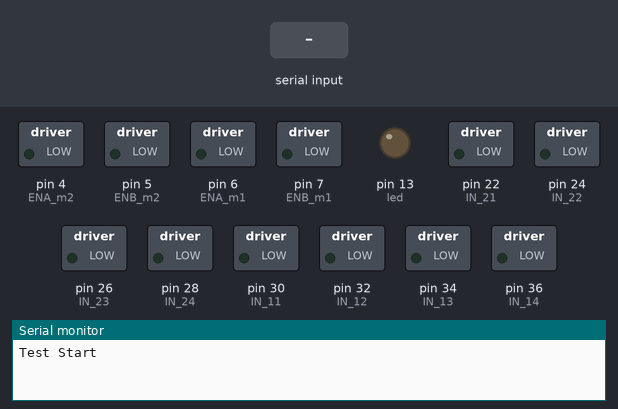
The sketch below on a simulated Arduino Mega 2560, built with avr-gcc and run on an emulated ATmega2560. Shown: switched loads named in the sketch (green lamp = pin HIGH), output pins drawn as LEDs (lit = HIGH), the last lines printed to the serial monitor. The inputs (shaded band) are chosen by the test bench.

Above: at 2.2 s.
2.3 s: "F" received over the second serial link
At 3.2 s:
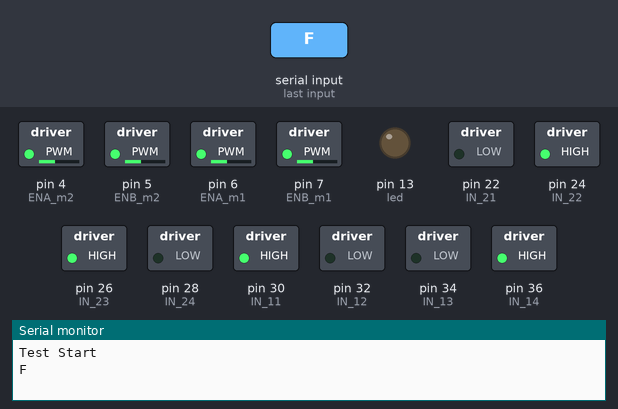
3.8 s: "B" received over the second serial link
At 4.4 s:
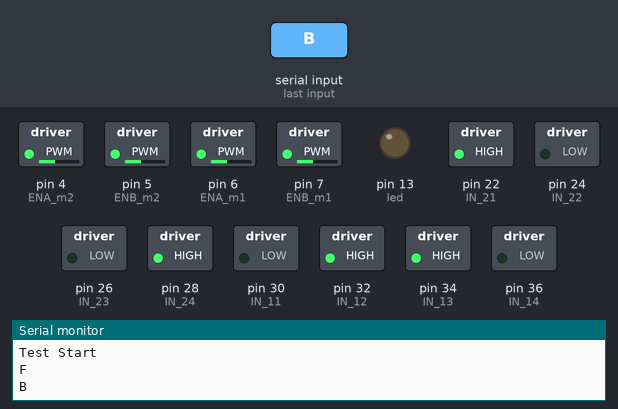
5.3 s: "L" received over the second serial link
At 6.5 s:
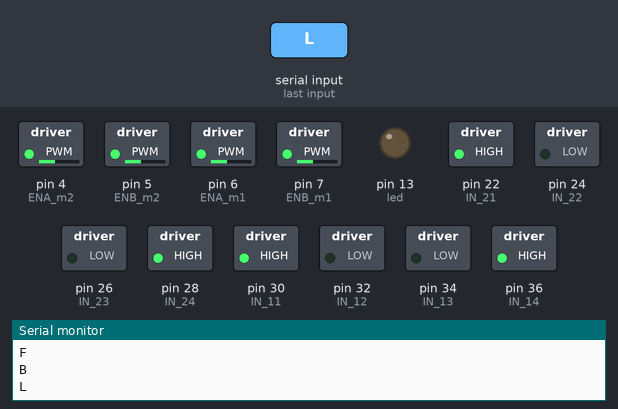
6.8 s: "R" received over the second serial link
At 7.9 s:
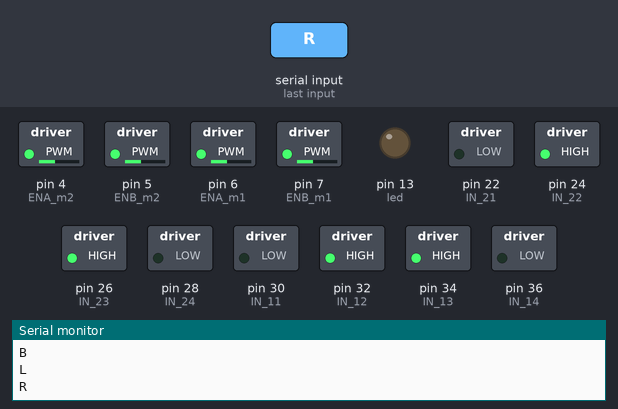
8.3 s: "I" received over the second serial link
At 9.0 s:
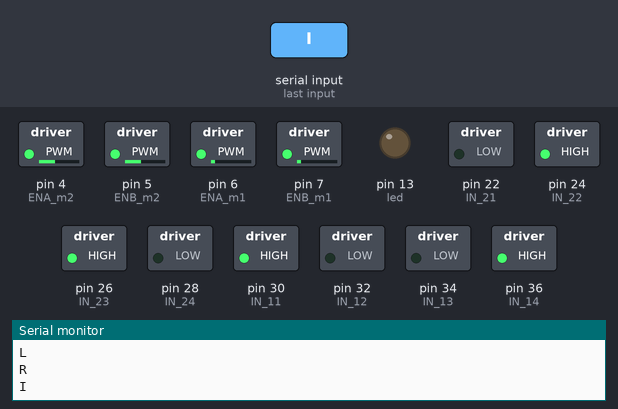
9.8 s: "G" received over the second serial link
At 10.1 s:
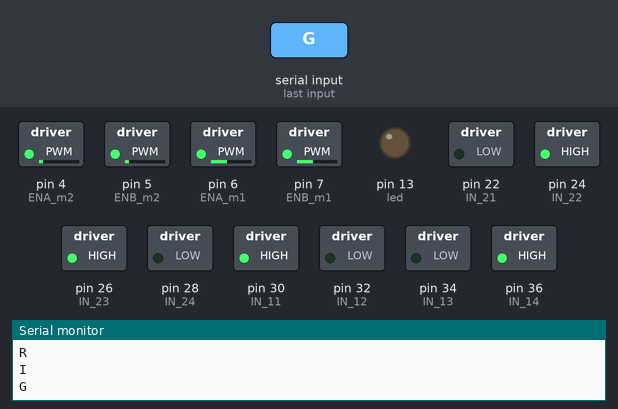
Timing chart, 0 to 12.3 s (numbered marks = the images above; inputs shaded):
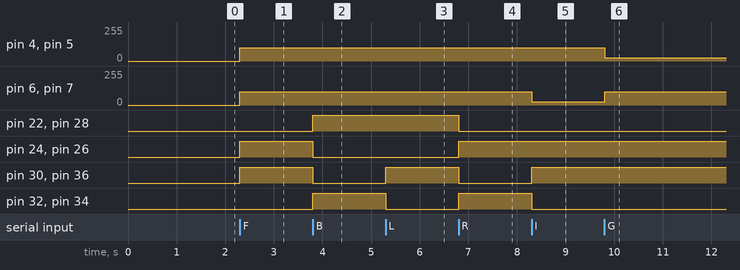

The sketch:

WH008_01.ino
```cpp
#define HC06 Serial3

#define ENA_m1 6        // Enable/speed motor Front Right
#define ENB_m1 7        // Enable/speed motor Back Right
#define ENA_m2 4       // Enable/speed motor Front Left
#define ENB_m2 5       // Enable/speed motor Back Left

#define IN_11  30        // L298N #1 in 1 motor Front Right
#define IN_12  32        // L298N #1 in 2 motor Front Right
#define IN_13  34        // L298N #1 in 3 motor Back Right
#define IN_14  36        // L298N #1 in 4 motor Back Right

#define IN_21  22        // L298N #2 in 1 motor Front Left
#define IN_22  24        // L298N #2 in 2 motor Front Left
#define IN_23  26       // L298N #2 in 3 motor Back Left
#define IN_24  28       // L298N #2 in 4 motor Back Left

//char data;
int speedCar = 100, led = 13;
int speed_Coeff = 4;
boolean lightFront = false;
boolean lightBack = false;
boolean horn = false;

void setup() {

    delay(1000);
    Serial.begin(9600);
    Serial3.begin(9600);
    pinMode(led, OUTPUT);

    pinMode(ENA_m1, OUTPUT);
    pinMode(ENB_m1, OUTPUT);
    pinMode(ENA_m2, OUTPUT);
    pinMode(ENB_m2, OUTPUT);

    pinMode(IN_11, OUTPUT);
    pinMode(IN_12, OUTPUT);
    pinMode(IN_13, OUTPUT);
    pinMode(IN_14, OUTPUT);

    pinMode(IN_21, OUTPUT);
    pinMode(IN_22, OUTPUT);
    pinMode(IN_23, OUTPUT);
    pinMode(IN_24, OUTPUT);

      Serial.write("\nTest Start\n");

  }

void loop(){

      if(Serial3.available())
      {
        char data = Serial3.read();
        //Serial.write(data);
        Serial3.write(data);
        stopRobot();      //Initialize with motors stopped.
        switch (data)
        {
             case 'F':goAhead();break;
             case 'B':goBack();break;
             case 'L':goLeft();break;
             case 'R':goRight();break;
             case 'I':goAheadRight();break;
             case 'G':goAheadLeft();break;
             case 'J':goBackRight();break;
             case 'H':goBackLeft();break;
             case '0':speedCar = 100;break;
             case '1':speedCar = 115;break;
             case '2':speedCar = 130;break;
             case '3':speedCar = 145;break;
             case '4':speedCar = 160;break;
             case '5':speedCar = 175;break;
             case '6':speedCar = 190;break;
             case '7':speedCar = 205;break;
             case '8':speedCar = 220;break;
             case '9':speedCar = 235;break;
             case 'q':speedCar = 255;break;
             case 'W':lightFront = true;break;
             case 'w':lightFront = false;break;
             case 'U':lightBack = true;break;
             case 'u':lightBack = false;break;
             case 'V':horn = true;break;
             case 'v':horn = false;break;
             case 'a': digitalWrite(led, HIGH);break;
             case 'd': digitalWrite(led, LOW);break;
             default : break;

        }///end of switch
        Serial.println(data);
      }///end of if


 } ///end of loop

 void goAhead(){

      digitalWrite(IN_11, HIGH);
      digitalWrite(IN_12, LOW);
      analogWrite(ENA_m1, speedCar);

      digitalWrite(IN_13, LOW);
      digitalWrite(IN_14, HIGH);
      analogWrite(ENB_m1, speedCar);


      digitalWrite(IN_21, LOW);
      digitalWrite(IN_22, HIGH);
      analogWrite(ENA_m2, speedCar);


      digitalWrite(IN_23, HIGH);
      digitalWrite(IN_24, LOW);
      analogWrite(ENB_m2, speedCar);

  }

void goBack(){

      digitalWrite(IN_11, LOW);
      digitalWrite(IN_12, HIGH);
      analogWrite(ENA_m1, speedCar);


      digitalWrite(IN_13, HIGH);
      digitalWrite(IN_14, LOW);
      analogWrite(ENB_m1, speedCar);


      digitalWrite(IN_21, HIGH);
      digitalWrite(IN_22, LOW);
      analogWrite(ENA_m2, speedCar);


      digitalWrite(IN_23, LOW);
      digitalWrite(IN_24, HIGH);
      analogWrite(ENB_m2, speedCar);

  }

void goRight(){

      digitalWrite(IN_11, LOW);
      digitalWrite(IN_12, HIGH);
      analogWrite(ENA_m1, speedCar);


      digitalWrite(IN_13, HIGH);
      digitalWrite(IN_14, LOW);
      analogWrite(ENB_m1, speedCar);


      digitalWrite(IN_21, LOW);
      digitalWrite(IN_22, HIGH);
      analogWrite(ENA_m2, speedCar);


      digitalWrite(IN_23, HIGH);
      digitalWrite(IN_24, LOW);
      analogWrite(ENB_m2, speedCar);


  }

void goLeft(){

      digitalWrite(IN_11, HIGH);
      digitalWrite(IN_12, LOW);
      analogWrite(ENA_m1, speedCar);


      digitalWrite(IN_13, LOW);
      digitalWrite(IN_14, HIGH);
      analogWrite(ENB_m1, speedCar);


      digitalWrite(IN_21, HIGH);
      digitalWrite(IN_22, LOW);
      analogWrite(ENA_m2, speedCar);


      digitalWrite(IN_23, LOW);
      digitalWrite(IN_24, HIGH);
      analogWrite(ENB_m2, speedCar);


  }

void goAheadRight(){

      digitalWrite(IN_11, HIGH);
      digitalWrite(IN_12, LOW);
      analogWrite(ENA_m1, speedCar/speed_Coeff);

      digitalWrite(IN_13, LOW);
      digitalWrite(IN_14, HIGH);
      analogWrite(ENB_m1, speedCar/speed_Coeff);


      digitalWrite(IN_21, LOW);
      digitalWrite(IN_22, HIGH);
      analogWrite(ENA_m2, speedCar);


      digitalWrite(IN_23, HIGH);
      digitalWrite(IN_24, LOW);
      analogWrite(ENB_m2, speedCar);

  }

void goAheadLeft(){

      digitalWrite(IN_11, HIGH);
      digitalWrite(IN_12, LOW);
      analogWrite(ENA_m1, speedCar);

      digitalWrite(IN_13, LOW);
      digitalWrite(IN_14, HIGH);
      analogWrite(ENB_m1, speedCar);


      digitalWrite(IN_21, LOW);
      digitalWrite(IN_22, HIGH);
      analogWrite(ENA_m2, speedCar/speed_Coeff);


      digitalWrite(IN_23, HIGH);
      digitalWrite(IN_24, LOW);
      analogWrite(ENB_m2, speedCar/speed_Coeff);

  }

void goBackRight(){

      digitalWrite(IN_11, LOW);
      digitalWrite(IN_12, HIGH);
      analogWrite(ENA_m1, speedCar/speed_Coeff);


      digitalWrite(IN_13, HIGH);
      digitalWrite(IN_14, LOW);
      analogWrite(ENB_m1, speedCar/speed_Coeff);


      digitalWrite(IN_21, HIGH);
      digitalWrite(IN_22, LOW);
      analogWrite(ENA_m2, speedCar);


      digitalWrite(IN_23, LOW);
      digitalWrite(IN_24, HIGH);
      analogWrite(ENB_m2, speedCar);

  }

void goBackLeft(){

      digitalWrite(IN_11, LOW);
      digitalWrite(IN_12, HIGH);
      analogWrite(ENA_m1, speedCar);


      digitalWrite(IN_13, HIGH);
      digitalWrite(IN_14, LOW);
      analogWrite(ENB_m1, speedCar);


      digitalWrite(IN_21, HIGH);
      digitalWrite(IN_22, LOW);
      analogWrite(ENA_m2, speedCar/speed_Coeff);


      digitalWrite(IN_23, LOW);
      digitalWrite(IN_24, HIGH);
      analogWrite(ENB_m2, speedCar/speed_Coeff);

  }

void stopRobot(){

      digitalWrite(IN_11, LOW);
      digitalWrite(IN_12, LOW);
      analogWrite(ENA_m1, speedCar);


      digitalWrite(IN_13, LOW);
      digitalWrite(IN_14, LOW);
      analogWrite(ENB_m1, speedCar);


      digitalWrite(IN_21, LOW);
      digitalWrite(IN_22, LOW);
      analogWrite(ENA_m2, speedCar);


      digitalWrite(IN_23, LOW);
      digitalWrite(IN_24, LOW);
      analogWrite(ENB_m2, speedCar);

  }
```

Measured:
- after the input at 2.3 s, pin 4 (ENA_m2), pin 5 (ENB_m2), pin 6 (ENA_m1), pin 7 (ENB_m1): 0/255 → 100/255 at once; pin 24 (IN_22), pin 26 (IN_23), pin 30 (IN_11), pin 36 (IN_14): LOW → HIGH at once
- after the input at 3.8 s, pin 22 (IN_21), pin 28 (IN_24), pin 32 (IN_12), pin 34 (IN_13): LOW → HIGH at once; pin 24 (IN_22), pin 26 (IN_23), pin 30 (IN_11), pin 36 (IN_14): HIGH → LOW at once
- after the input at 5.3 s, pin 30 (IN_11), pin 36 (IN_14): LOW → HIGH at once; pin 32 (IN_12), pin 34 (IN_13): HIGH → LOW at once
- after the input at 6.8 s, pin 22 (IN_21), pin 28 (IN_24), pin 30 (IN_11), pin 36 (IN_14): HIGH → LOW at once; pin 24 (IN_22), pin 26 (IN_23), pin 32 (IN_12), pin 34 (IN_13): LOW → HIGH at once
- after the input at 8.3 s, pin 6 (ENA_m1), pin 7 (ENB_m1): 100/255 → 25/255 at once; pin 30 (IN_11), pin 36 (IN_14): LOW → HIGH at once; pin 32 (IN_12), pin 34 (IN_13): HIGH → LOW at once
- after the input at 9.8 s, pin 4 (ENA_m2), pin 5 (ENB_m2): 100/255 → 25/255 at once; pin 6 (ENA_m1), pin 7 (ENB_m1): 25/255 → 100/255 at once
